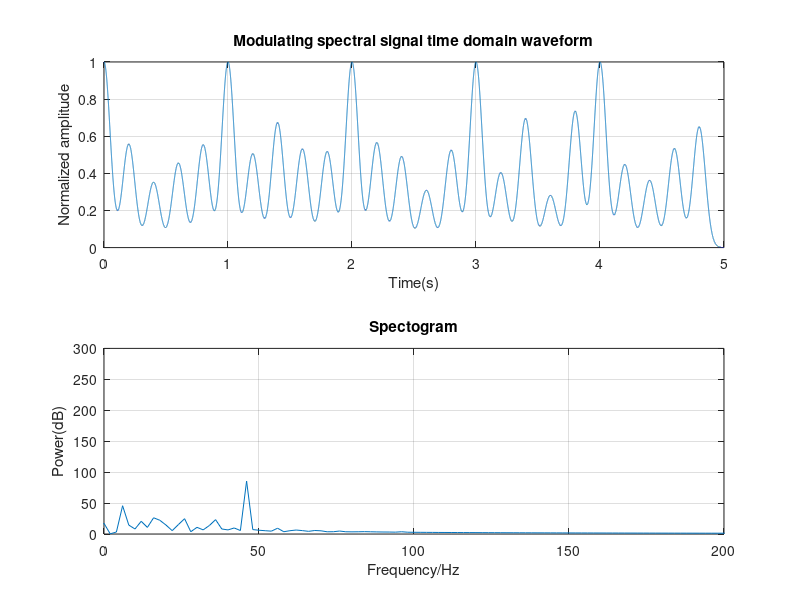

This figure's MATLAB source:
% 参数设置
n = 4;                       % 螺旋桨叶片数量
fp = 10;                     % 螺旋桨轴频 (Hz)
fb = fp * n;                 % 螺旋桨叶频
m = 4;                       % 螺旋桨常数
% T0 = 1 / fb;                 % 脉冲间隔时间
T0 = 0.2
nb = 5;                     % 每个轴频周期内的脉冲数量
Emax = 1;                    % 每个周期的首个脉冲幅度
Emean = 0.5
fs = 10000;                   % 采样率 (Hz)
T = 5;                       % 信号持续时间 (秒)
% pulse_width = T0/ (m * n);    % 脉冲宽度sigma
pulse_width = 0.05
n_pulses = round(nb * T);    % 脉冲的数量


% 时间轴
t = 0:1/fs:T-1/fs;    % 时间轴

% 初始化调制谱信号
mt = zeros(1, length(t));

% 生成调制谱信号
for cycle = 1:ceil(n_pulses / nb)
    % 计算周期的起始时间
    cycle_start_time = (cycle - 1) * nb * T0;

    % 为每个周期生成脉冲
    for i = 1:nb
        % 当前脉冲时间点
        pulse_time = cycle_start_time + (i - 1) * T0;

        % 检查是否超出信号时间范围
        if pulse_time >= T
            break;
        end

        % 设置脉冲幅度
        if i == 1
            Ei = Emax;  % 每个周期首个脉冲取最大幅度
        else
            Ei = Emean / 2 + rand() * (3 * Emean / 2 - Emean / 2);  % 其他脉冲随机幅度
        end

        % 生成高斯脉冲并叠加
        pulse_signal = (Ei / sqrt(2 * pi)) * ...
                       exp(-((t - pulse_time).^2) / (2 * pulse_width^2));
        mt = mt + pulse_signal;
    end
end

normalized_signal = mt / max(abs(mt));

% 绘制时域波形
figure;
subplot(2, 1, 1);
plot(t, normalized_signal);
title('Modulating spectral signal time domain waveform');
xlabel('Time(s)');
ylabel('Normalized amplitude');
grid on;

subplot(2, 1, 2);
MT = fftshift(fft(mt./(n_pulses))); %用fft得出离散傅里叶变换
N = length(mt)
f=linspace(-fs/2, fs/2-1, N);  %频域横坐标，注意奈奎斯特采样定理，最大原信号最大频率不超过采样频率的一半
f1 = 10 * f
plot(f1,abs(MT));    %画双侧频谱幅度图
title('Spectogram');
xlabel("Frequency/Hz");
ylabel("Power(dB)");
xlim([0 200]);
grid on;